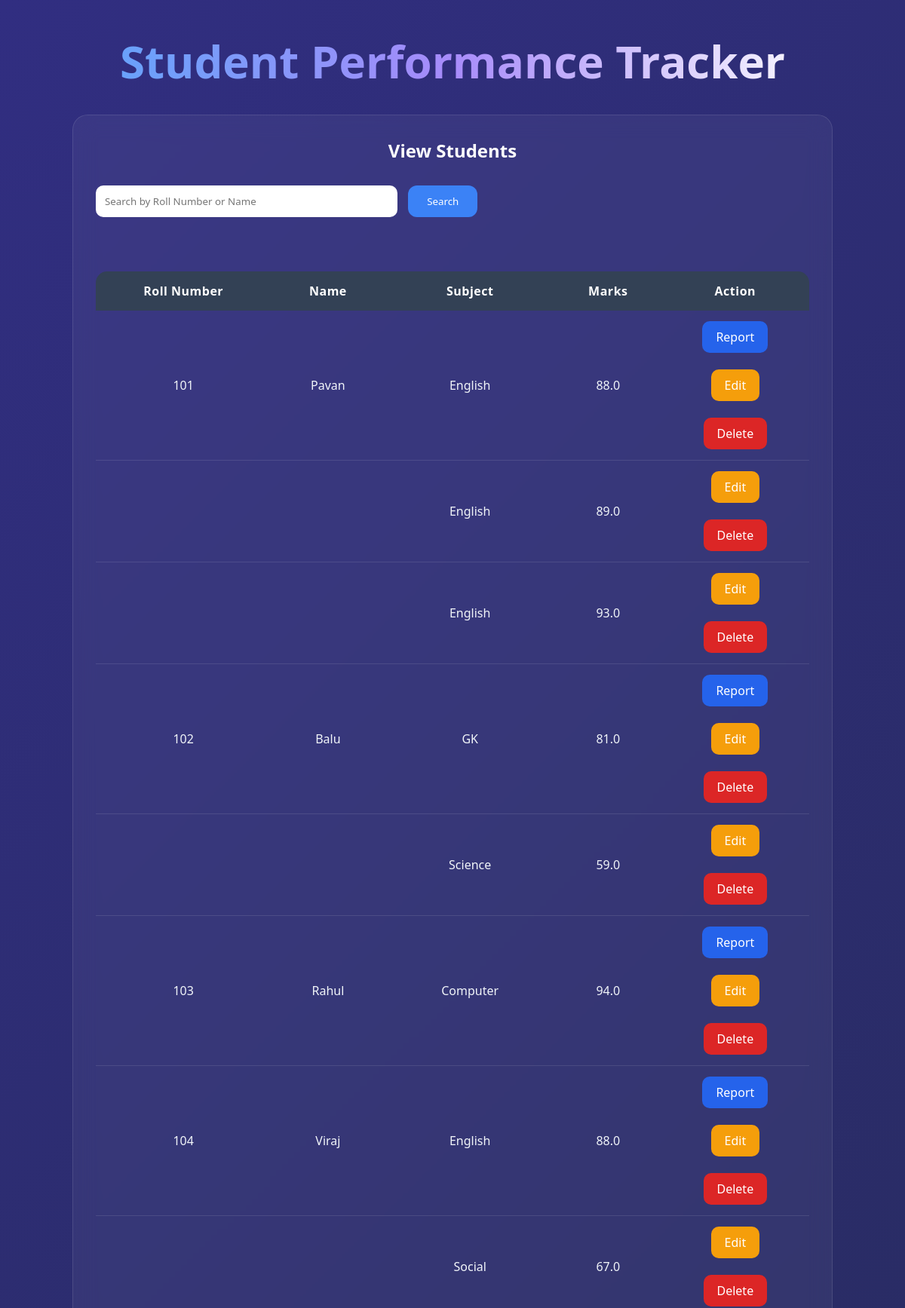
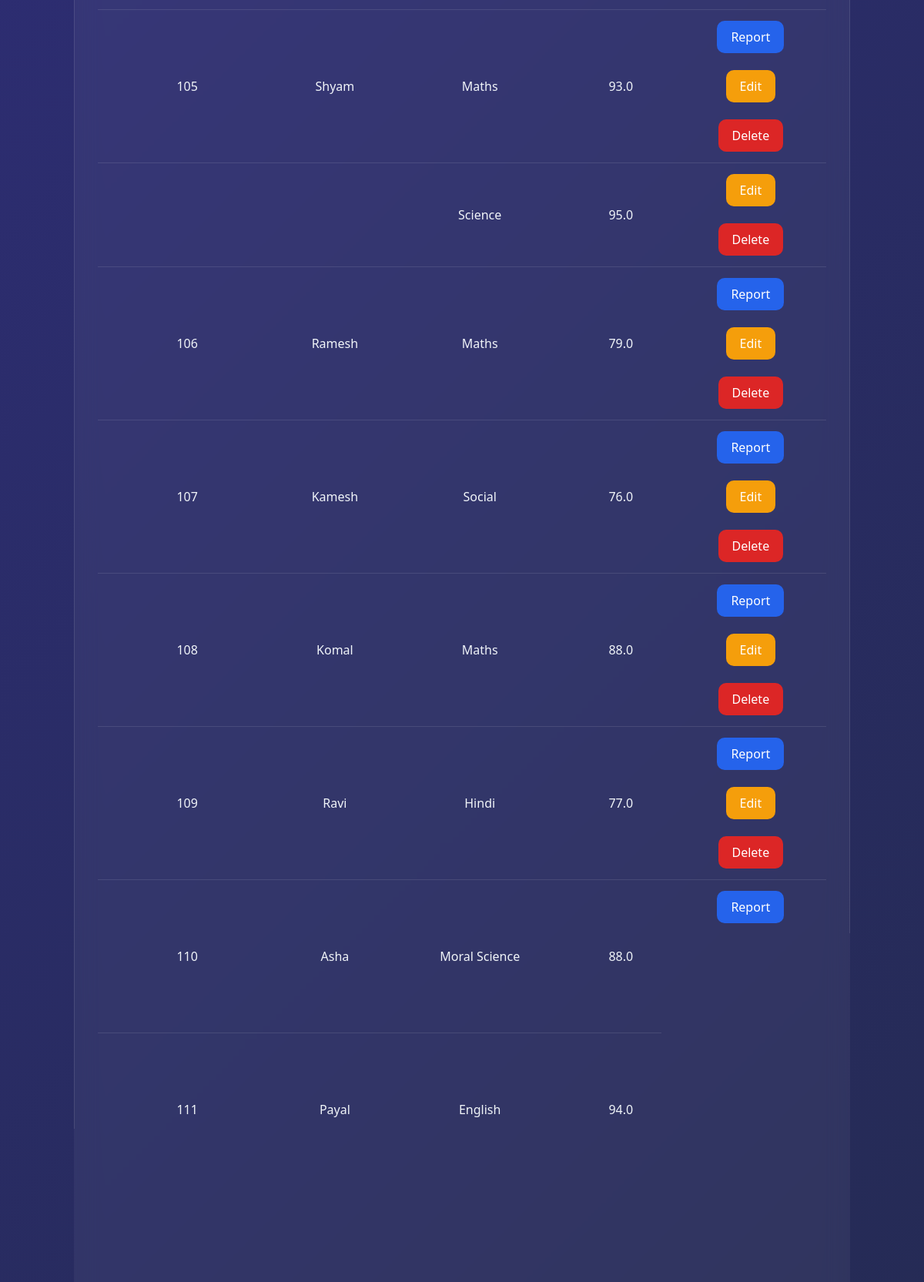
Screenshot of /view_students (upper part) with the database file from the repository (2 pictures, top to bottom).
### tables this page shows
CREATE TABLE grades (
    id INTEGER PRIMARY KEY AUTOINCREMENT,
    roll_number TEXT,
    subject TEXT,
    marks REAL,
    FOREIGN KEY (roll_number)
        REFERENCES students(roll_number)
);

CREATE TABLE students (
    roll_number TEXT PRIMARY KEY,
    name TEXT NOT NULL
);

### app.py (the view)
@app.route("/view_students")
@app.route("/view_students")
def view_students():
    search = request.args.get("search", "")
    conn = get_connection()
    cursor = conn.cursor()
    if search:
        cursor.execute("""
            SELECT
                s.roll_number,
                s.name,
                g.id,
                g.subject,
                g.marks
            FROM students s
            LEFT JOIN grades g
            ON s.roll_number = g.roll_number
            WHERE s.roll_number LIKE ?
               OR s.name LIKE ?
            ORDER BY s.roll_number
        """, (f"%{search}%", f"%{search}%"))
    else:
        cursor.execute("""
            SELECT
                s.roll_number,
                s.name,
                g.id,
                g.subject,
                g.marks
            FROM students s
            LEFT JOIN grades g
            ON s.roll_number = g.roll_number
            ORDER BY s.roll_number
        """)
    students = cursor.fetchall()
    conn.close()
    return render_template(
        "view_students.html",
        students=students,
        search=search
    )

### db.py (called while the page is built)
def get_connection():
    conn = sqlite3.connect("student_tracker.db")
    conn.row_factory = sqlite3.Row
    return conn

### templates/view_students.html (shortened to what this page needs)
<!DOCTYPE html>
<html>
<head>
    <link rel="stylesheet"
          href="{{ url_for('static', filename='style.css') }}">
</head>
<body>
<div class="page-container">
<h1>Student Performance Tracker</h1>
<div class="table-card">
<h2>View Students</h2>
<form method="GET" action="/view_students">
    <input
        type="text"
        name="search"
        placeholder="Search by Roll Number or Name"
        value="{{ search }}">
    <button type="submit">
        Search
    </button>
</form>
<br>
<table>
<tr>
    <th>Roll Number</th>
    <th>Name</th>
    <th>Subject</th>
    <th>Marks</th>
    <th>Action</th>
</tr>
{% set ns = namespace(previous_roll='') %}
{% for student in students %}
<tr>
    {% if ns.previous_roll != student[0] %}
        <td>{{ student[0] }}</td>
        <td>{{ student[1] }}</td>
    {% else %}
        <td></td>
        <td></td>
    {% endif %}
    <td>{{ student[3] }}</td>
    <td>{{ student[4] }}</td>
    <td>
        {% if ns.previous_roll != student[0] %}
            <a
            href="/student_report/{{ student[0] }}"
            class="report-btn">
            Report
            </a>
            <br><br>
        {% endif %}
        {% if student[2] %}
        <a href="/edit_grade/{{ student[2] }}"
        class="edit-btn">
            Edit
        </a>
        {% else %}
        <a href="/no_grade_record"
        class="edit-btn">
            Edit
        </a>
        {% endif %}
        <br><br>
        <a
        href="/delete_grade/{{ student[2] }}"
        class="delete-btn">
        Delete
        </a>
    </td>
</tr>
{% set ns.previous_roll = student[0] %}
{% endfor %}
</table>
</div>
</div>
</body>
</html>

### static/style.css (style rules this page uses)
* { margin:0; padding:0; box-sizing:border-box; font-family:Segoe UI, sans-serif; }
body { min-height:100vh; background: linear-gradient( 135deg, #020617, #0f172a, #111827); color:white; display:flex; justify-content:center; align-items:center; padding:40px; }
h1 { text-align:center; font-size:60px; margin-bottom:10px; background:linear-gradient( to right, #60a5fa, #a78bfa, white); -webkit-background-clip:text; -webkit-text-fill-color:transparent; }
.page-container { width:90%; max-width:1200px; margin:auto; }
.table-card { background:rgba(255,255,255,0.05); backdrop-filter:blur(15px); padding:30px; border-radius:20px; margin-top:30px; border:1px solid rgba(255,255,255,0.1); }
input { width:100%; padding:12px; margin:10px 0; border:none; border-radius:10px; }
button { padding:12px 25px; border:none; border-radius:12px; background:#3b82f6; color:white; cursor:pointer; transition:0.3s; }
table { width:100%; border-collapse:collapse; overflow:hidden; border-radius:15px; margin-top:20px; }
th { background: rgba(59,130,246,0.25); color:white; padding:15px; }
td { padding:14px; border-bottom: 1px solid rgba(255,255,255,0.1); }
.delete-btn { background:#dc2626; color:white; padding:10px 18px; border-radius:10px; text-decoration:none; display:inline-block; transition:0.3s; }
.table-card h2 { text-align:center; margin-bottom:20px; }
table td { text-align:left; }
table th { text-align:center; }
table td:nth-child(4), table td:nth-child(5) { text-align:center; }
body { background: linear-gradient( -45deg, #020617, #0f172a, #1e293b, #312e81); background-size: 400% 400%; animation: gradientMove 12s ease infinite; }
table th, table td { text-align:center; vertical-align:middle; }
.table-card { overflow-x:auto; }
table { width:100%; border-collapse:separate; border-spacing:0; border-radius:15px; overflow:hidden; }
th { background:#334155; color:white; font-weight:600; letter-spacing:0.5px; }
tr { transition:0.2s; }
td { color:#f1f5f9; }
form { margin-bottom:20px; }
form input { max-width:400px; }
form button { margin-left:10px; }
.report-btn { background:#2563eb; color:white; padding:10px 18px; border-radius:10px; text-decoration:none; display:inline-block; transition:0.3s; }
.edit-btn { background:#f59e0b; color:white; padding:10px 18px; border-radius:10px; text-decoration:none; display:inline-block; transition:0.3s; }

### rows the page displays
grades: roll_number "101", name "Pavan", subject "English", marks "88.0"
grades: subject "English", marks "89.0"
grades: subject "English", marks "93.0"
grades: roll_number "102", name "Balu", subject "GK", marks "81.0"
grades: subject "Science", marks "59.0"
grades: roll_number "103", name "Rahul", subject "Computer", marks "94.0"
grades: roll_number "104", name "Viraj", subject "English", marks "88.0"
grades: subject "Social", marks "67.0"
grades: roll_number "105", name "Shyam", subject "Maths", marks "93.0"
grades: subject "Science", marks "95.0"
grades: roll_number "106", name "Ramesh", subject "Maths", marks "79.0"
grades: roll_number "107", name "Kamesh", subject "Social", marks "76.0"
grades: roll_number "108", name "Komal", subject "Maths", marks "88.0"
grades: roll_number "109", name "Ravi", subject "Hindi", marks "77.0"
grades: roll_number "110", name "Asha", subject "Moral Science", marks "88.0"
grades: roll_number "111", name "Payal", subject "English", marks "94.0"
